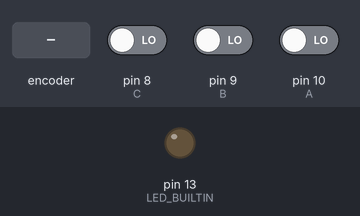
Recording of a sketch running on a simulated Arduino Uno, built with avr-gcc and run on an emulated ATmega328P. Shown: output pins drawn as LEDs (lit = HIGH). The inputs (shaded band) are chosen by the test bench; at power-on: pin 8 (C) LOW, pin 9 (B) LOW, pin 10 (A) LOW.

Above: at 2.8 s.
2.9 s: rotary encoder on pin 10 (A) / pin 9 (B) turned 1 step (first pin leading)
At 3.5 s:
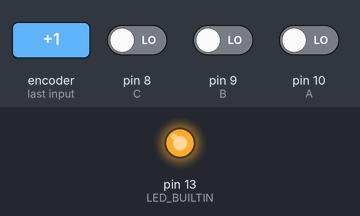
Timing chart, 0 to 5.9 s (numbered marks = the images above; inputs shaded):
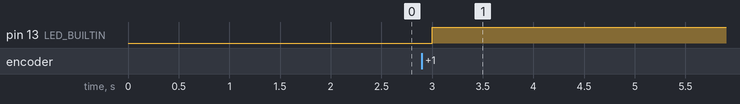

Measured:
- after the input at 2.9 s, pin 13 (LED_BUILTIN): LOW → HIGH after 0.10 s

The sketch:

codigo.ino
```cpp
// Definición de las entradas
#define A 10
#define B 9
#define C 8

// Función de inicio
void setup()
{
  pinMode(A, INPUT);
  pinMode(B, INPUT);
  pinMode(C, INPUT);
  pinMode(LED_BUILTIN, OUTPUT);
}

// Bucle
void loop()
{
  // Condicional que cumple BC' + AB
  if(digitalRead(B) == HIGH && digitalRead(C) == LOW) {
    digitalWrite(LED_BUILTIN, HIGH);
  } else if (digitalRead(A) == HIGH && digitalRead(B) == HIGH) {
  	digitalWrite(LED_BUILTIN, HIGH);
  } else { // Bloque si no se cumple la condición
    digitalWrite(LED_BUILTIN, LOW);
  }

  delay(1000); // Un pequeño delay para ahorro de recursos
}
```
